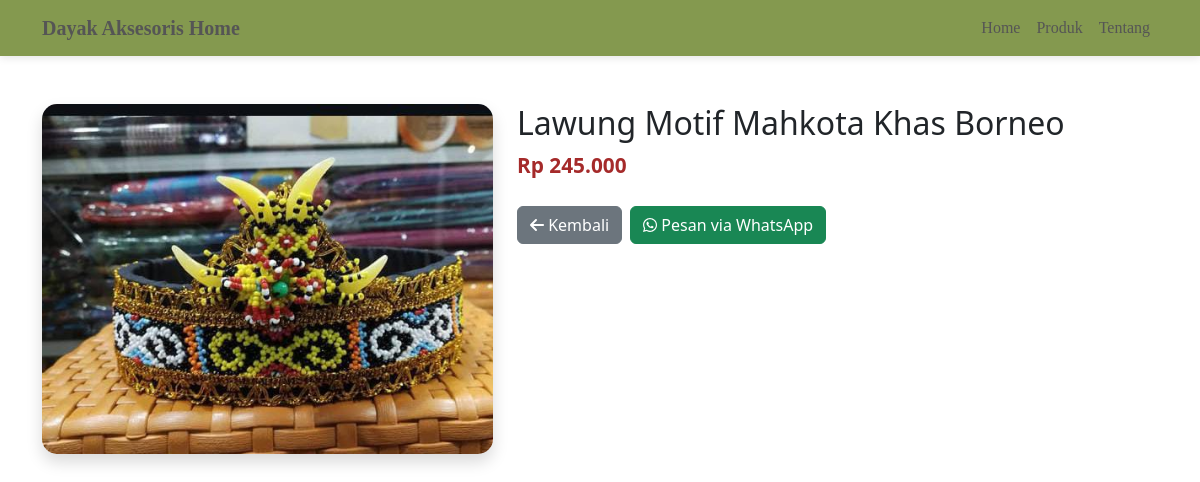
The app's page /produk-detail.php?p=19 with its own data.
### tables this page shows
CREATE TABLE `produk` (
  `id` int(11) NOT NULL,
  `kategori_id` int(11) NOT NULL,
  `nama` varchar(255) NOT NULL,
  `harga` double NOT NULL,
  `foto` varchar(255) DEFAULT NULL,
  `detail` text DEFAULT NULL,
  `ketersediaan_stok` enum('habis','tersedia') DEFAULT 'tersedia'
);

### produk-detail.php (the view, shortened to what this page needs)
<?php
require "koneksi.php";
$idProduk = isset($_GET['p']) ? $_GET['p'] : 0;
$query = mysqli_query($mysqli, "SELECT * FROM produk WHERE id='$idProduk'");
$produk = mysqli_fetch_assoc($query);
?>
<!DOCTYPE html>
<html lang="en">
<head>
<link rel="stylesheet" href="bootstrap/bootstrap-5.0.2-dist/css/bootstrap.min.css">
<link rel="stylesheet" href="fontawesome/css/all.min.css">
<link rel="stylesheet" href="css/style.css">
</head>
<body>
<?php require "navbar.php"; ?>
<div class="container mt-5 mb-5">
    <div class="row">
        <div class="col-md-5 mb-4">
            <img src="image/<?= $produk['foto'] ?>" class="detail-img shadow" alt="<?= $produk['nama'] ?>">
        </div>
        <div class="col-md-7">
            <h2><?= $produk['nama'] ?></h2>
            <p class="price-label">Rp <?= number_format($produk['harga'],0,',','.') ?></p>
            <div class="mt-4 d-flex gap-2">
                <a href="produk.php" class="btn btn-secondary">
                    <i class="fas fa-arrow-left"></i> Kembali
                </a>
                <a href="https://wa.me/6285752443191?text=Halo, saya ingin pesan produk <?= urlencode($produk['nama']) ?>"
                   class="btn btn-success" target="_blank">
                    <i class="fab fa-whatsapp"></i> Pesan via WhatsApp
                </a>
            </div>
        </div>
    </div>
</div>
</body>
</html>

### style.css (style rules this page uses)
body { font-family: "Times New Roman", Times, serif; margin: 0; padding: 0; }

### produk-detail.php (style rules this page uses)
.detail-img { width: 100%; height: 350px; object-fit: cover; border-radius: 15px; }
.price-label { font-size: 1.3rem; font-weight: bold; color: brown; }

### records on screen
produk: foto (picture), nama "Lawung Motif Mahkota Khas Borneo", harga "245.000"
